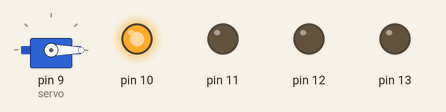
The sketch below on a simulated Arduino Uno, built with avr-gcc and run on an emulated ATmega328P. On the bench: servo, output pins drawn as LEDs (lit = HIGH).

Above: at 0.05 s.
At 2.15 s:
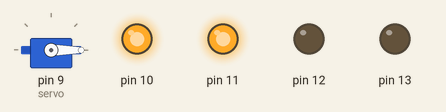
At 2.65 s:
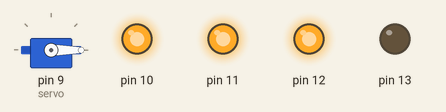
At 3.05 s:
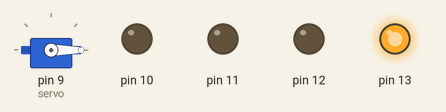
At 3.2 s:
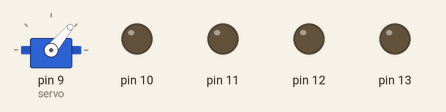
At 4.3 s:
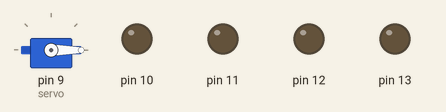
Timing chart, 0 to 5.7 s (numbered marks = the images above):
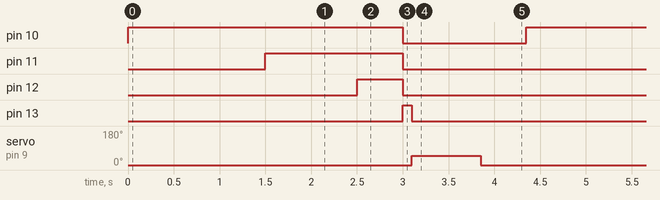

The sketch:

Gun_Code.ino
```cpp
/* Gun Code (Robotics for makers)
 *  By Alexander Alexandrov
 *  Green led on pin 10
 *  Orange led on pin 11
 *  Red led 1 on pin 12
 *  Red led 2 on pin 13
 *  Servo on pin 9
 */


#include <Servo.h>
int pos = 0;
Servo servo;

void setup() {
 pinMode(13, OUTPUT);
 pinMode(12, OUTPUT);
 pinMode(11, OUTPUT);
 pinMode(10, OUTPUT);
 servo.attach(9);
}

void loop() {
  servo.write(0);
  digitalWrite(10, HIGH);
  delay(1500);
  digitalWrite(11, HIGH);
  delay(1000);
  digitalWrite(12, HIGH);
  delay(500);
  digitalWrite(10, LOW);
  digitalWrite(11, LOW);
  digitalWrite(12, LOW);
  digitalWrite(13, HIGH);
  delay(100);
  digitalWrite(13, LOW);
  servo.write(50);
  delay(750);
  servo.write(0);
  delay(500);
}
```

Measured:
- by itself, pin 10: alternates HIGH for 3.0 s and LOW for 1.4 s
- by itself, pin 11: alternates HIGH for 1.5 s and LOW for 2.9 s
- by itself, pin 12: alternates HIGH for 0.50 s and LOW for 3.9 s
- by itself, pin 13: alternates HIGH for 0.10 s and LOW for 4.3 s
- by itself, servo on pin 9 (servo): alternates 50° for 0.75 s and 0° for 3.6 s
